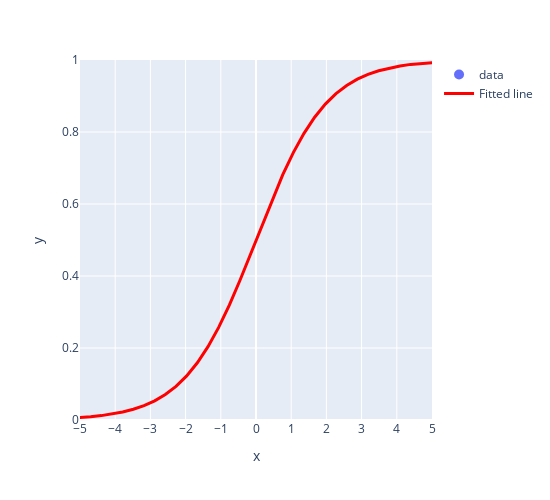

The code cell stored with this chart in its notebook:
### Markdown cell above
This is obviously non-linear, and we need to introduce some **non-linearities** into our network. These non-linearities are what make neural networks so powerful and they are called **"activation functions"**. We are going to create a new model class that includes a non-linearity - a sigmoid function:

$$S(X)=\frac{1}{1+e^{-x}}$$

### Code cell
def sigmoid(x):
    return 1 / (1 + np.exp(-x))

xs = np.linspace(-15, 15, 100)
plot_regression(xs, [0], sigmoid(xs), x_range=[-5, 5], y_range=[0, 1], dy=0.2)
